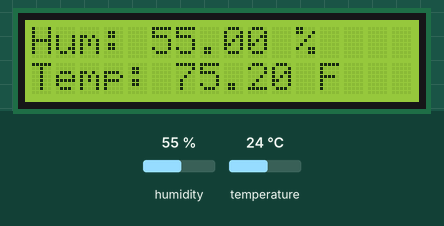
A sketch run on a simulated Arduino Uno, built with avr-gcc and run on an emulated ATmega328P. On the bench: 16×2 character LCD. The test bench sets the inputs (shaded band); at power-on: humidity 55 %, temperature 24 °C.

Above: at 4.2 s.
4.3 s: humidity set to 22 %
At 6.6 s:
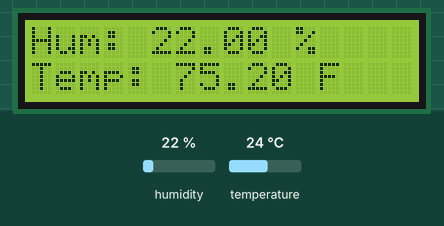
7.0 s: temperature set to 12 °C
At 7.5 s:
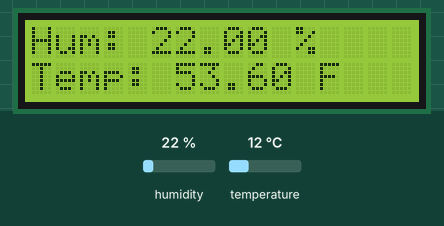
9.7 s: humidity set to 40 %
At 11.7 s:
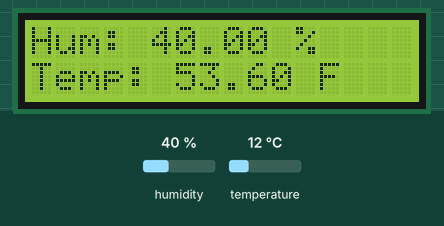
12.8 s: temperature set to 19 °C
At 13.8 s:
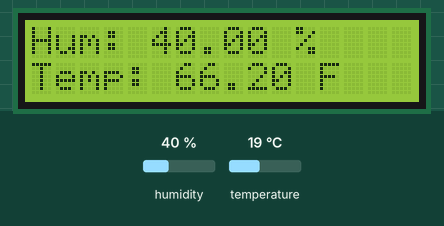
Timing chart, 0 to 15.8 s (numbered marks = the images above; inputs shaded):
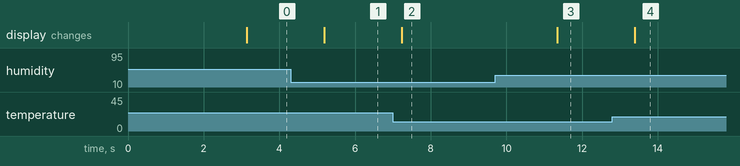

The sketch:

Temp_Hum_Sensor.ino
```cpp
#include <LiquidCrystal_I2C.h>
#include "DHT.h"

#define DHTPIN A0
LiquidCrystal_I2C lcd(0x27, 16, 2);

#define DHTTYPE DHT11   // DHT 11

DHT dht(DHTPIN, DHTTYPE);

void setup() {
  dht.begin();
  lcd.init();
  lcd.backlight();

  lcd.setCursor(3, 0);
  lcd.print("R.E.L.I.E.F");
  lcd.setCursor(2, 1);
  lcd.print("User Interface");
  delay(3000);

  lcd.clear();
}

void loop() {

  float h = dht.readHumidity();

  float f = dht.readTemperature(true);  // Read temperature as Fahrenheit (isFahrenheit = true)

  //--------------------humidity------------------------
  lcd.setCursor(0, 0);
  lcd.print("Hum: ");
  lcd.print(h);
  lcd.print(" %");

  //-----------------temperature as Fahrenheit----------
    lcd.setCursor(0, 1);
    lcd.print("Temp: ");
    lcd.print(f);
    lcd.print(" F");

  delay(2000);

}
```

Measured:
- after the input at 4.3 s, the display: changes after 0.89 s (image 1)
- after the input at 7.0 s, the display: changes after 0.24 s (image 2)
- after the input at 9.7 s, the display: changes after 1.6 s (image 3)
- after the input at 12.8 s, the display: changes after 0.58 s (image 4)
